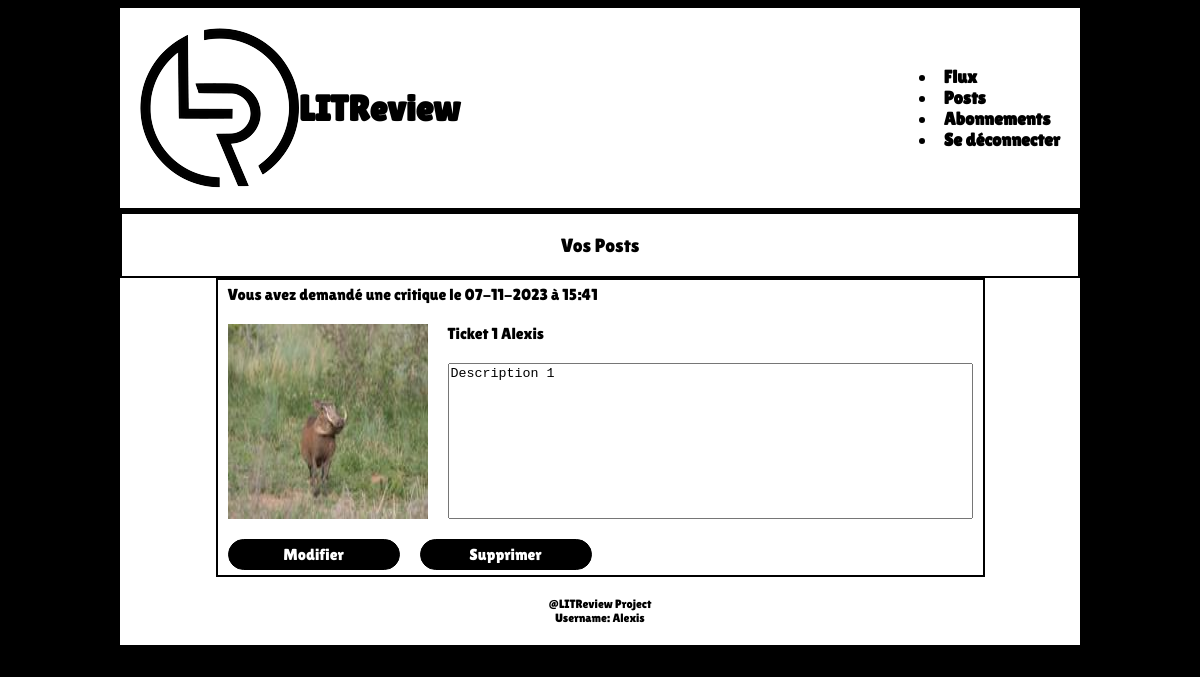
/posts/ (signed in), run on the app's committed database.
### reviews/models.py (models this page shows, shortened)
class Ticket(models.Model):
    IMAGE_MAX_SIZE = (200, 200)
    title = models.CharField(max_length=128)
    description = models.TextField(max_length=2048, blank=True)
    user = models.ForeignKey(
        to=settings.AUTH_USER_MODEL, on_delete=models.CASCADE)
    time_created = models.DateTimeField(auto_now_add=True)
    def content_file_name(instance, filename):
        ext = filename.split('.')[-1]
        filename = '%s.%s' % (instance.id, ext)
        return os.path.join('static/img-ticket/', filename)
    image = models.ImageField(
        upload_to=content_file_name,
        null=True,
        blank=True,
        )

### reviews/views.py (the view)
# urls.py: path('posts/', reviews.views.posts, name='posts'),
def posts(request):
    current_user = request.user
    tickets = models.Ticket.objects.filter(user=current_user.id)
    reviews = models.Review.objects.filter(user=current_user.id)
    tickets = tickets.annotate(content_type=Value("TICKET", CharField()))
    reviews = reviews.annotate(content_type=Value("REVIEW", CharField()))
    posts = sorted(
        chain(reviews, tickets),
        key=lambda post: post.time_created,
        reverse=True
        )
    stars_values = [1, 2, 3, 4, 5]
    return render(
        request,
        "reviews/posts.html",
        context={
            'posts': posts,
            'stars_values': stars_values
            }
        )

### reviews/templates/reviews/posts.html (shortened to what this page needs)
{% extends 'base.html' %}
{% load static %}
{% block content %}
    <div class="center-title">
        Vos Posts
    </div>
    {% for post in posts %}
        <div class="center-div">
            {% if post.content_type == 'TICKET' %}
            <div class="ticket-container">
                <div class="field-group-column">
                    <div class="field-group-row">
                        Vous avez demandé une critique le
                        {{ post.time_created|date:"d-m-Y à H:i" }}
                    </div>
                    <div class="field-group-row">
                        <img src="{% static '../' %}{{ post.image }}" alt="Image liée au ticket">
                        <div class="field-group-column">
                            <div>{{ post.title }}</div>
                            <textarea class="non-resizable" readonly id="description" name="description" rows="10" cols="63">{{ post.description }}</textarea>
                        </div>
                    </div>
                    <div class="field-group-row">
                        <a role="button" class="action-button" href="{% url 'edit_post' post.id %}">Modifier</a>
                        <a role="button" class="action-button" href="{% url 'delete_post' post.id %}">Supprimer</a>
                    </div>
                </div>
            </div>
            {% endif %}
            </div>
        </div>
    {% endfor %}
{% endblock content %}

### reviews/templates/base.html (shortened to what this page needs)
{% load static %}
<!DOCTYPE html>
<html lang="fr">
<head>
    <link rel="stylesheet" href="{% static '/css/main.css' %}">
</head>
<body>
    <header class="navbar">
        <div class="navbar-left">
            <img src="{% static '/img/logo-sans-texte.png' %}" alt="logo LITReview">
            <h1 class="logo-title">LITReview</h1>
        </div>
        <div>
            <li><a role="link" href="{% url 'feed' %}" class="link">Flux</a></li>
            <li><a role="link" href="{% url 'posts' %}" class="link">Posts</a></li>
            <li><a role="link" href="{% url 'subscription' %}" class="link">Abonnements</a></li>
            {% if user.is_authenticated %}
                <li><a role="link" href="{% url 'logout' %}" class="link">Se déconnecter</a></li>
            {% endif %}
        </div>
    </header>
    <div class="base-content">
        {% block content %}{% endblock content %}
    <footer>
        <div>
           @LITReview Project
        </div>
        Username: {{ user.username }}
    </footer>
</body>
</html>

### static/css/main.css (style rules this page uses)
body { background-color: black; max-width: 960px; margin-inline: auto; }
footer { background-color: white; border-bottom: solid 4px black; padding: 20px; font-family: 'lilita One', monospace; font-size: 1vw; display: flex; flex-direction: column; align-items: center; }
.navbar { background-color: white; border-bottom: solid 4px black; padding: 20px; font-family: 'lilita One', monospace; font-size: 1.5vw; display: flex; justify-content: space-between; align-items: center; }
.navbar-left { display: flex; align-items: center; margin-right: 10px; justify-content: space-between; }
.link { text-decoration: none; color: black; font-family: 'lilita One', monospace; font-weight: 900; }
.logo-title { font-family: 'lilita One', monospace; font-weight: 900; }
.center-title { background-color: white; border: solid 2px black; font-family: "lilita One", monospace; font-size: larger; display: flex; justify-content: center; align-items: center; padding: 20px; }
.field-group-column { display: flex; flex-direction: column; gap: 20px; }
.field-group-row { display: flex; flex-direction: row; gap: 20px; }
.action-button { background-color: black; text-decoration: none; text-align: center; align-items: end; width: 150px; color: white; font-size: 1em; border: solid 1px black; border-radius: 20px; font-family: "lilita One", monospace; padding: 5px 10px; }
.center-div { background-color: white; display: flex; flex-direction: column; justify-content: space-between; align-items: center; }
.ticket-container { background-color: white; border: solid 2px black; display: flex; flex-direction: column; justify-content: space-between; align-items: start; font-family: "lilita One", monospace; gap: 20px; padding: 5px 10px; }
.non-resizable { resize: none; }

### data on the page
Ticket: time_created "07-11-2023 à 15:41", image (picture), title "Ticket 1 Alexis", description "Description 1"

### other printed values
{{ user.username }} "Alexis"
